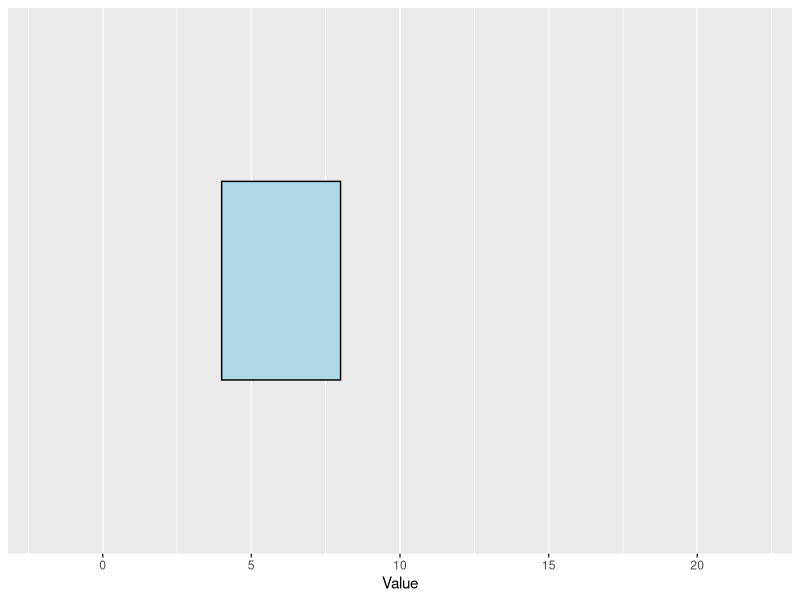
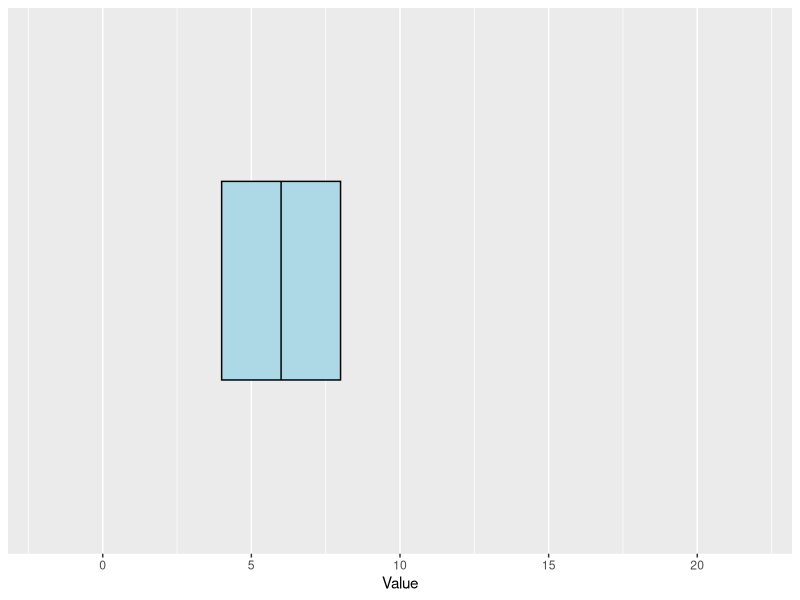
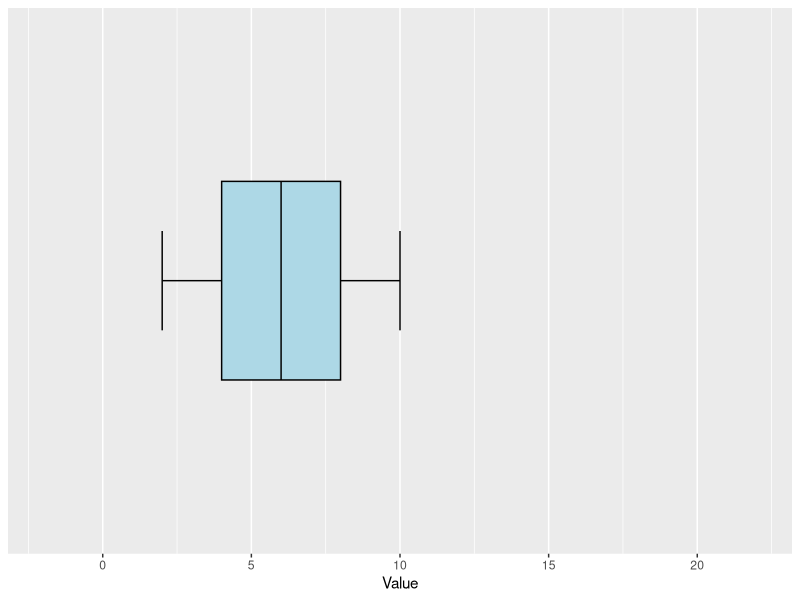
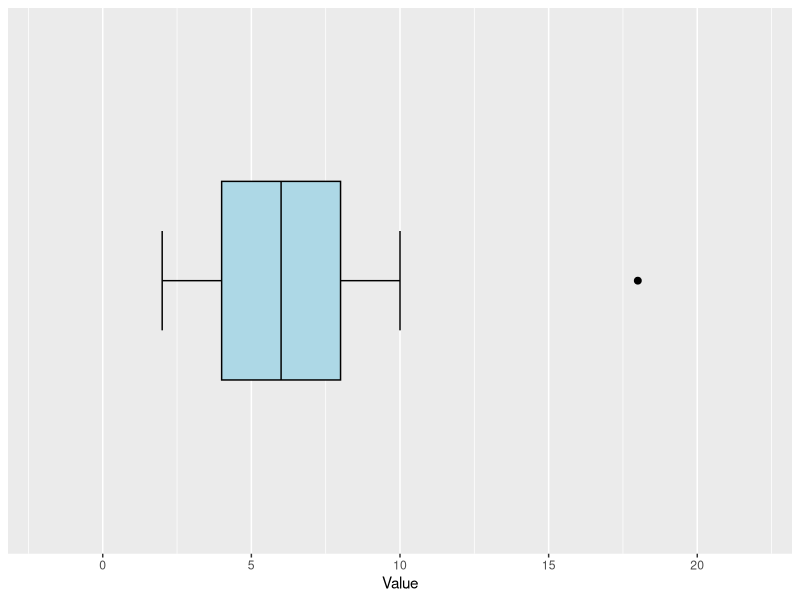
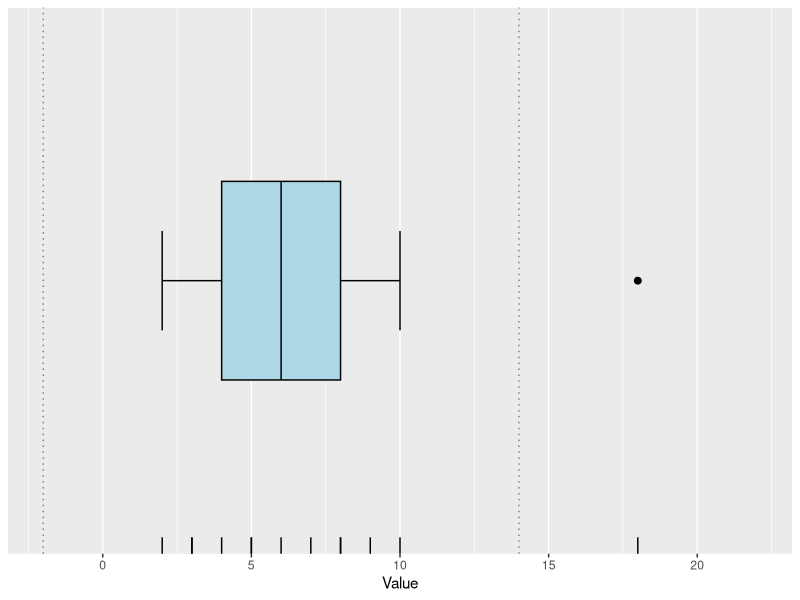
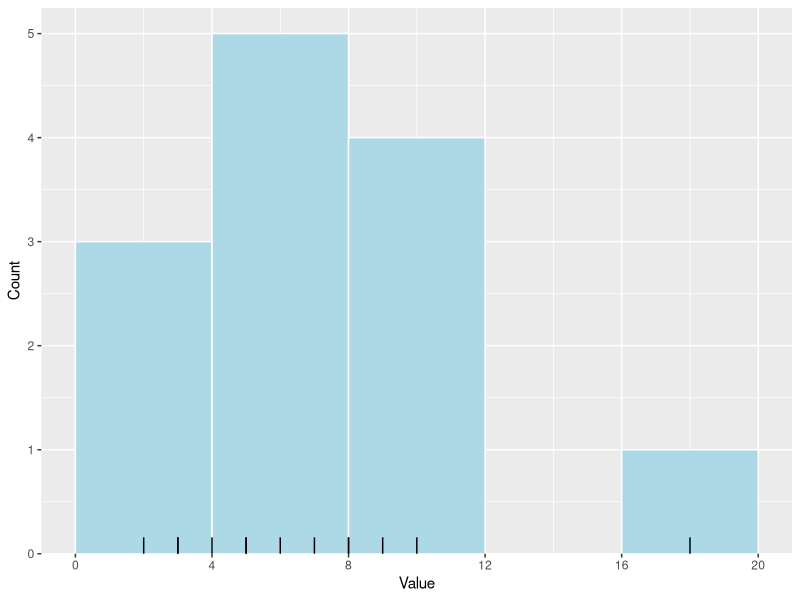
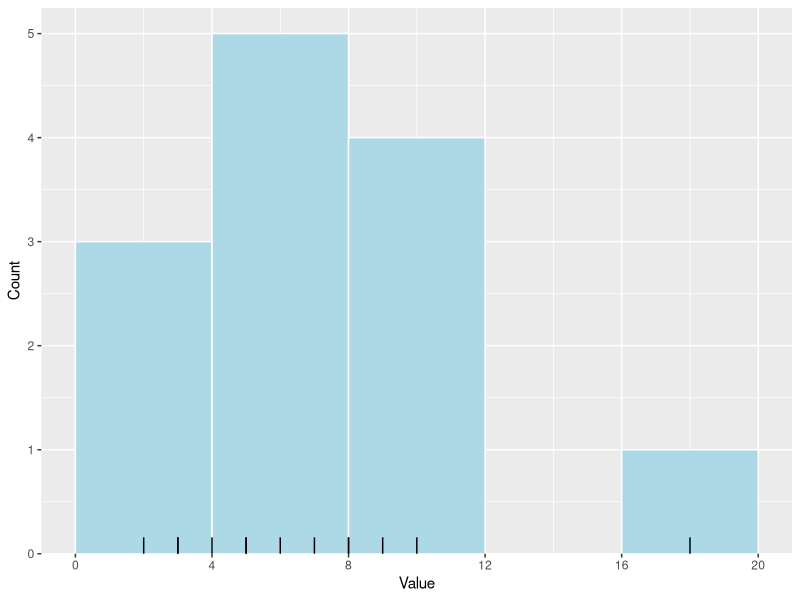
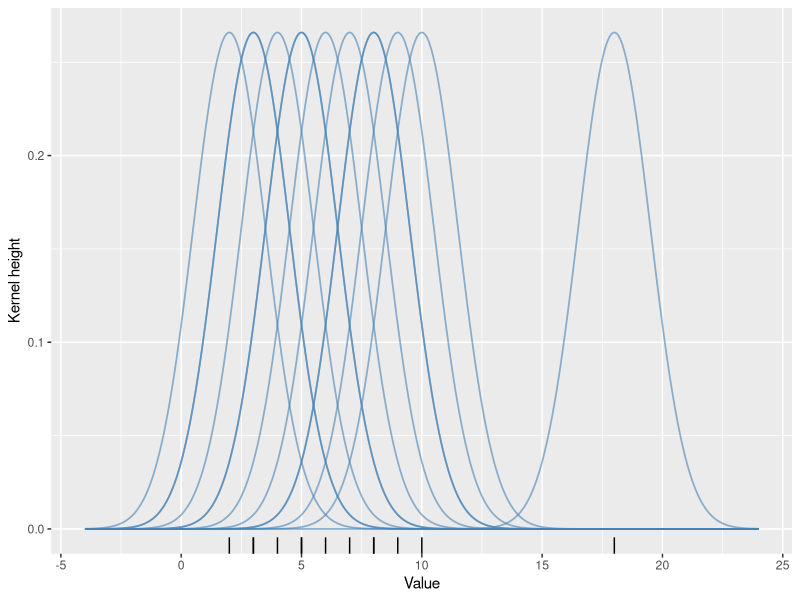

These charts were generated, in order, by the following R code:
## ---- chunk 1
knitr::opts_chunk$set(
  echo = TRUE,
  message = FALSE,
  warning = FALSE,
  cache = FALSE,
  fig.align = "center",
  fig.width = 7,
  fig.height = 3.5,
  dev = "png"
)
## ---- chunk 2
library(ggplot2)

values <- c(2, 3, 3, 4, 5, 5, 6, 7, 8, 8, 9, 10, 18)
n_observations <- length(values)
observations <- data.frame(value = values)

values
n_observations
## ---- chunk 3
sorted_values <- sort(values)
probabilities <- c(0.25, 0.75)
positions <- 1 + (n_observations - 1) * probabilities

lower_positions <- floor(positions)
upper_positions <- ceiling(positions)
fraction <- positions - lower_positions

box_quartiles <- (1 - fraction) * sorted_values[lower_positions] +
  fraction * sorted_values[upper_positions]
lower_quartile <- box_quartiles[1]
upper_quartile <- box_quartiles[2]

data_range <- range(values)
plot_margin <- diff(data_range) / 4
plot_limits <- data_range + c(-plot_margin, plot_margin)

box_plot <- ggplot() +
  annotate("rect", xmin = lower_quartile, xmax = upper_quartile,
           ymin = 0.8, ymax = 1.2,
           fill = "lightblue", colour = "black") +
  scale_x_continuous(limits = plot_limits) +
  scale_y_continuous(NULL, breaks = NULL, limits = c(0.5, 1.5)) +
  labs(x = "Value")

box_plot
## ---- chunk 4
median_position <- (n_observations + 1) / 2
median_value <- (sorted_values[floor(median_position)] +
                   sorted_values[ceiling(median_position)]) / 2

box_plot <- box_plot +
  annotate("segment", x = median_value, xend = median_value,
           y = 0.8, yend = 1.2)

box_plot
## ---- chunk 5
interquartile_range <- upper_quartile - lower_quartile
lower_fence <- lower_quartile - 1.5 * interquartile_range
upper_fence <- upper_quartile + 1.5 * interquartile_range

inside_fences <- values >= lower_fence & values <= upper_fence
lower_whisker <- min(values[inside_fences])
upper_whisker <- max(values[inside_fences])

box_plot <- box_plot +
  annotate("segment", x = lower_whisker, xend = lower_quartile,
           y = 1, yend = 1) +
  annotate("segment", x = upper_quartile, xend = upper_whisker,
           y = 1, yend = 1) +
  annotate("segment", x = lower_whisker, xend = lower_whisker,
           y = 0.9, yend = 1.1) +
  annotate("segment", x = upper_whisker, xend = upper_whisker,
           y = 0.9, yend = 1.1)

box_plot
## ---- chunk 6
flagged_observations <- data.frame(value = values[!inside_fences])

box_plot <- box_plot +
  geom_point(data = flagged_observations, aes(x = value, y = 1), size = 2)

box_plot
## ---- chunk 7
box_plot <- box_plot +
  geom_vline(
    xintercept = c(lower_fence, upper_fence),
    linetype = "dotted", colour = "grey50"
  ) +
  geom_rug(data = observations, aes(x = value), sides = "b")

box_plot
## ---- chunk 8
bin_width <- 4
first_edge <- floor(min(values) / bin_width) * bin_width
last_edge <- ceiling(max(values) / bin_width) * bin_width
bin_edges <- seq(first_edge, last_edge, by = bin_width)
n_bins <- length(bin_edges) - 1

histogram <- data.frame(
  left = bin_edges[1:n_bins],
  right = bin_edges[2:(n_bins + 1)],
  count = integer(n_bins)
)

for (bin in seq_len(n_bins)) {
  in_bin <- values >= histogram$left[bin] &
    values < histogram$right[bin]

  if (bin == n_bins) {
    in_bin <- values >= histogram$left[bin] &
      values <= histogram$right[bin]
  }

  histogram$count[bin] <- sum(in_bin)
}

knitr::kable(histogram)
sum(histogram$count)

histogram_plot <- ggplot(histogram) +
  geom_rect(aes(xmin = left, xmax = right, ymin = 0, ymax = count),
            fill = "lightblue", colour = "white") +
  geom_rug(data = observations, aes(x = value), sides = "b") +
  scale_x_continuous(breaks = bin_edges) +
  scale_y_continuous(breaks = 0:max(histogram$count),
                     expand = expansion(mult = c(0, 0.05))) +
  labs(x = "Value", y = "Count")

histogram_plot
## ---- chunk 9
ggplot_histogram <- ggplot(observations, aes(x = value)) +
  geom_histogram(breaks = bin_edges, closed = "left",
                 fill = "lightblue", colour = "white") +
  geom_rug(sides = "b") +
  scale_x_continuous(breaks = bin_edges) +
  scale_y_continuous(breaks = 0:max(histogram$count),
                     expand = expansion(mult = c(0, 0.05))) +
  labs(x = "Value", y = "Count")

ggplot_histogram
## ---- chunk 10
histogram$width <- histogram$right - histogram$left
histogram$proportion <- histogram$count / n_observations
histogram$density <- histogram$proportion / histogram$width

knitr::kable(histogram, digits = 4)
sum(histogram$density * histogram$width)
## ---- chunk 11
bandwidth <- 1.5
x_grid <- seq(min(values) - 4 * bandwidth,
              max(values) + 4 * bandwidth,
              length.out = 501)

kernels <- expand.grid(
  x = x_grid,
  observation = seq_len(n_observations)
)
kernels$centre <- values[kernels$observation]
kernels$height <- exp(-0.5 * ((kernels$x - kernels$centre) / bandwidth)^2) /
  (bandwidth * sqrt(2 * pi))

ggplot(kernels, aes(x = x, y = height, group = observation)) +
  geom_line(colour = "steelblue", alpha = 0.6, linewidth = 0.6) +
  geom_rug(data = observations, aes(x = value),
           inherit.aes = FALSE, sides = "b") +
  labs(x = "Value", y = "Kernel height")
## ---- chunk 12
density_estimate <- data.frame(x = x_grid, density = NA_real_)

for (position in seq_along(x_grid)) {
  at_this_position <- kernels$x == x_grid[position]
  density_estimate$density[position] <-
    sum(kernels$height[at_this_position]) / n_observations
}

ggplot() +
  geom_line(data = kernels,
            aes(x = x, y = height, group = observation),
            colour = "steelblue", alpha = 0.35, linewidth = 0.5) +
  geom_line(data = density_estimate, aes(x = x, y = density),
            colour = "darkorange", linewidth = 1.1) +
  geom_rug(data = observations, aes(x = value), sides = "b") +
  labs(x = "Value", y = "Density")
## ---- chunk 13
bandwidth <- 10
rectangular_bandwidth <- bandwidth
half_width <- sqrt(3) * rectangular_bandwidth

rectangular_kernels <- data.frame(
  left = values - half_width,
  right = values + half_width,
  height = 1 / (2 * half_width)
)

rectangular_grid <- sort(unique(c(x_grid, rectangular_kernels$left,
                                  rectangular_kernels$right)))
rectangular_density <- data.frame(x = rectangular_grid, density = NA_real_)

for (position in seq_along(rectangular_grid)) {
  inside_rectangle <- rectangular_grid[position] >= rectangular_kernels$left &
    rectangular_grid[position] < rectangular_kernels$right

  rectangular_density$density[position] <-
    sum(rectangular_kernels$height[inside_rectangle]) / n_observations
}

ggplot() +
  geom_rect(data = rectangular_kernels,
            aes(xmin = left, xmax = right, ymin = 0, ymax = height),
            fill = NA, colour = "steelblue", alpha = 0.3) +
  geom_step(data = rectangular_density, aes(x = x, y = density),
            direction = "hv", colour = "darkorange", linewidth = 1.1) +
  geom_rug(data = observations, aes(x = value), sides = "b") +
  labs(x = "Value", y = "Density")
